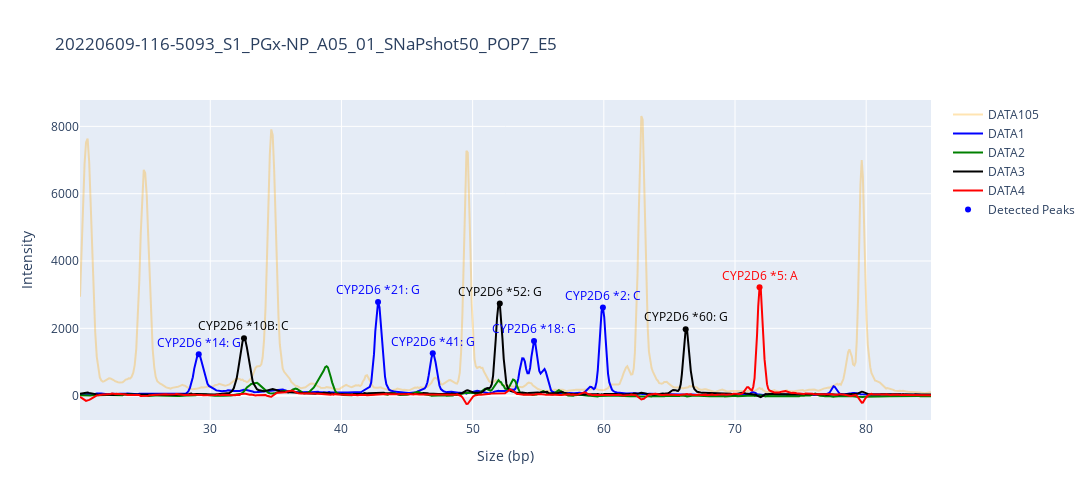
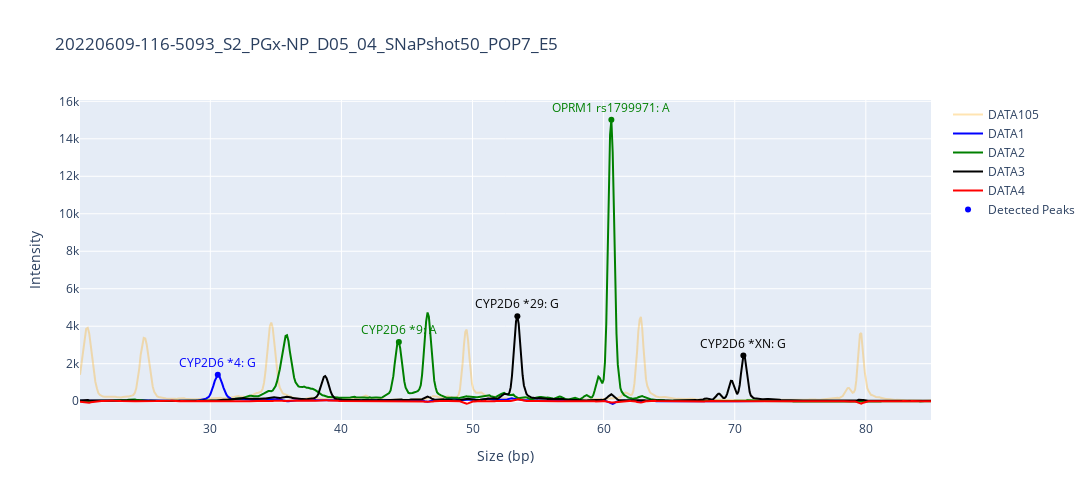
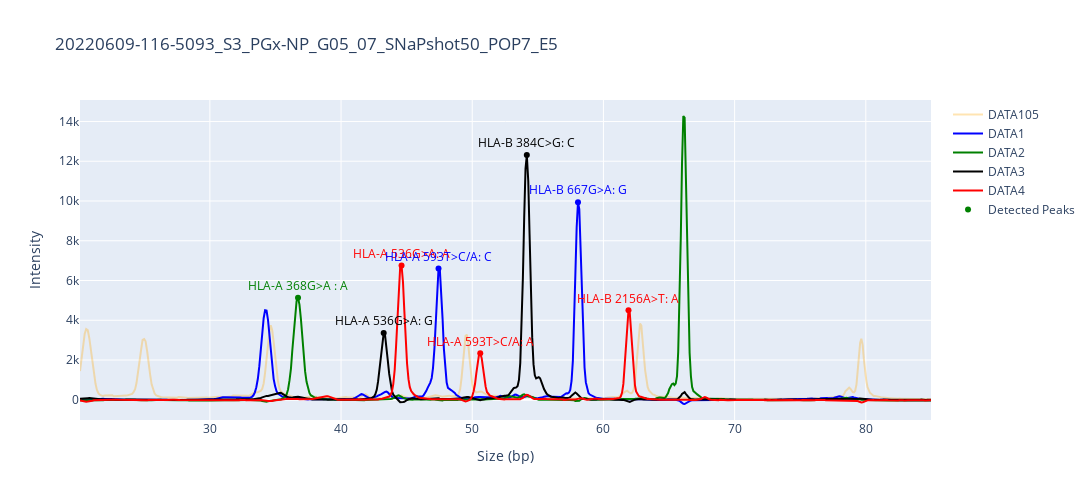
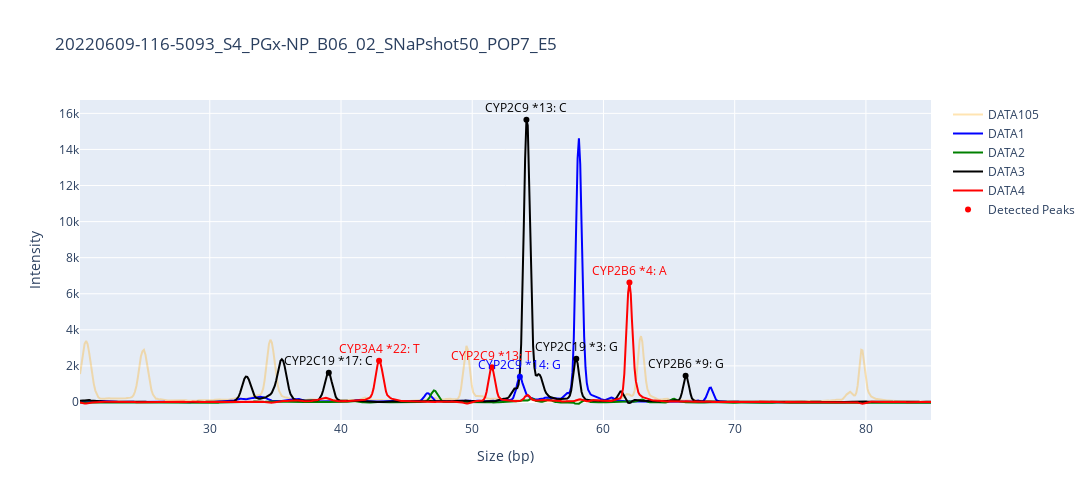

Notebook code cell kept with these figures, in order:
### Code cell
_=call_by_sample('20220609-116-5093')

### Figure 1 — Plotly figure (JSON) as saved in the notebook; plotly's stock layout.template omitted (floating-point values rounded to 4 significant figures; data arrays with more than 128 entries replaced by an {"elided": "..."} marker saying what was removed)
{"data": [{"line": {"color": "orange"}, "mode": "lines", "name": "DATA105", "opacity": 0.3, "textfont": {"color": ["blue", "black", "blue", "blue", "black", "blue", "blue", "black", "red"]}, "textposition": "top center", "type": "scatter", "x": {"elided": "639 float values"}, "y": {"elided": "639 int values"}}, {"line": {"color": "blue"}, "mode": "lines", "name": "DATA1", "opacity": 1, "textfont": {"color": ["blue", "black", "blue", "blue", "black", "blue", "blue", "black", "red"]}, "textposition": "top center", "type": "scatter", "x": {"elided": "639 float values"}, "y": {"elided": "639 int values"}}, {"line": {"color": "green"}, "mode": "lines", "name": "DATA2", "opacity": 1, "textfont": {"color": ["blue", "black", "blue", "blue", "black", "blue", "blue", "black", "red"]}, "textposition": "top center", "type": "scatter", "x": {"elided": "639 float values"}, "y": {"elided": "639 int values"}}, {"line": {"color": "black"}, "mode": "lines", "name": "DATA3", "opacity": 1, "textfont": {"color": ["blue", "black", "blue", "blue", "black", "blue", "blue", "black", "red"]}, "textposition": "top center", "type": "scatter", "x": {"elided": "639 float values"}, "y": {"elided": "639 int values"}}, {"line": {"color": "red"}, "mode": "lines", "name": "DATA4", "opacity": 1, "textfont": {"color": ["blue", "black", "blue", "blue", "black", "blue", "blue", "black", "red"]}, "textposition": "top center", "type": "scatter", "x": {"elided": "639 float values"}, "y": {"elided": "639 int values"}}, {"marker": {"color": ["blue", "black", "blue", "blue", "black", "blue", "blue", "black", "red"]}, "mode": "markers+text", "name": "Detected Peaks", "text": ["CYP2D6 *14: G", "CYP2D6 *10B: C", "CYP2D6 *21: G", "CYP2D6 *41: G", "CYP2D6 *52: G", "CYP2D6 *18: G", "CYP2D6 *2: C", "CYP2D6 *60: G", "CYP2D6 *5: A"], "textfont": {"color": ["blue", "black", "blue", "blue", "black", "blue", "blue", "black", "red"]}, "textposition": "top center", "type": "scatter", "x": [29.12, 32.57, 42.79, 46.96, 52.07, 54.68, 59.93, 66.24, 71.87], "y": [1227, 1707, 2783, 1258, 2734, 1625, 2622, 1976, 3217]}], "layout": {"autosize": false, "height": 500, "title": {"text": "20220609-116-5093_S1_PGx-NP_A05_01_SNaPshot50_POP7_E5"}, "width": 1500, "xaxis": {"title": {"text": "Size (bp)"}}, "yaxis": {"title": {"text": "Intensity"}}}}

### Figure 2 — Plotly figure (JSON) as saved in the notebook; plotly's stock layout.template omitted (floating-point values rounded to 4 significant figures; data arrays with more than 128 entries replaced by an {"elided": "..."} marker saying what was removed)
{"data": [{"line": {"color": "orange"}, "mode": "lines", "name": "DATA105", "opacity": 0.3, "textfont": {"color": ["blue", "green", "black", "black", "green"]}, "textposition": "top center", "type": "scatter", "x": {"elided": "637 float values"}, "y": {"elided": "637 int values"}}, {"line": {"color": "blue"}, "mode": "lines", "name": "DATA1", "opacity": 1, "textfont": {"color": ["blue", "green", "black", "black", "green"]}, "textposition": "top center", "type": "scatter", "x": {"elided": "637 float values"}, "y": {"elided": "637 int values"}}, {"line": {"color": "green"}, "mode": "lines", "name": "DATA2", "opacity": 1, "textfont": {"color": ["blue", "green", "black", "black", "green"]}, "textposition": "top center", "type": "scatter", "x": {"elided": "637 float values"}, "y": {"elided": "637 int values"}}, {"line": {"color": "black"}, "mode": "lines", "name": "DATA3", "opacity": 1, "textfont": {"color": ["blue", "green", "black", "black", "green"]}, "textposition": "top center", "type": "scatter", "x": {"elided": "637 float values"}, "y": {"elided": "637 int values"}}, {"line": {"color": "red"}, "mode": "lines", "name": "DATA4", "opacity": 1, "textfont": {"color": ["blue", "green", "black", "black", "green"]}, "textposition": "top center", "type": "scatter", "x": {"elided": "637 float values"}, "y": {"elided": "637 int values"}}, {"marker": {"color": ["blue", "green", "black", "black", "green"]}, "mode": "markers+text", "name": "Detected Peaks", "text": ["CYP2D6 *4: G", "CYP2D6 *9: A", "CYP2D6 *29: G", "CYP2D6 *XN: G", "OPRM1 rs1799971: A"], "textfont": {"color": ["blue", "green", "black", "black", "green"]}, "textposition": "top center", "type": "scatter", "x": [30.57, 44.38, 53.42, 70.66, 60.59], "y": [1407, 3153, 4533, 2433, 15017]}], "layout": {"autosize": false, "height": 500, "title": {"text": "20220609-116-5093_S2_PGx-NP_D05_04_SNaPshot50_POP7_E5"}, "width": 1500, "xaxis": {"title": {"text": "Size (bp)"}}, "yaxis": {"title": {"text": "Intensity"}}}}

### Figure 3 — Plotly figure (JSON) as saved in the notebook; plotly's stock layout.template omitted (floating-point values rounded to 4 significant figures; data arrays with more than 128 entries replaced by an {"elided": "..."} marker saying what was removed)
{"data": [{"line": {"color": "orange"}, "mode": "lines", "name": "DATA105", "opacity": 0.3, "textfont": {"color": ["green", "black", "red", "blue", "red", "black", "blue", "red"]}, "textposition": "top center", "type": "scatter", "x": {"elided": "636 float values"}, "y": {"elided": "636 int values"}}, {"line": {"color": "blue"}, "mode": "lines", "name": "DATA1", "opacity": 1, "textfont": {"color": ["green", "black", "red", "blue", "red", "black", "blue", "red"]}, "textposition": "top center", "type": "scatter", "x": {"elided": "636 float values"}, "y": {"elided": "636 int values"}}, {"line": {"color": "green"}, "mode": "lines", "name": "DATA2", "opacity": 1, "textfont": {"color": ["green", "black", "red", "blue", "red", "black", "blue", "red"]}, "textposition": "top center", "type": "scatter", "x": {"elided": "636 float values"}, "y": {"elided": "636 int values"}}, {"line": {"color": "black"}, "mode": "lines", "name": "DATA3", "opacity": 1, "textfont": {"color": ["green", "black", "red", "blue", "red", "black", "blue", "red"]}, "textposition": "top center", "type": "scatter", "x": {"elided": "636 float values"}, "y": {"elided": "636 int values"}}, {"line": {"color": "red"}, "mode": "lines", "name": "DATA4", "opacity": 1, "textfont": {"color": ["green", "black", "red", "blue", "red", "black", "blue", "red"]}, "textposition": "top center", "type": "scatter", "x": {"elided": "636 float values"}, "y": {"elided": "636 int values"}}, {"marker": {"color": ["green", "black", "red", "blue", "red", "black", "blue", "red"]}, "mode": "markers+text", "name": "Detected Peaks", "text": ["HLA-A 368G>A : A", "HLA-A 536G>A: G", "HLA-A 536G>A: A", "HLA-A 593T>C/A: C", "HLA-A 593T>C/A: A", "HLA-B 384C>G: C", "HLA-B 667G>A: G", "HLA-B 2156A>T: A"], "textfont": {"color": ["green", "black", "red", "blue", "red", "black", "blue", "red"]}, "textposition": "top center", "type": "scatter", "x": [36.72, 43.25, 44.61, 47.43, 50.61, 54.16, 58.06, 61.91], "y": [5130, 3357, 6759, 6605, 2339, 12308, 9942, 4500]}], "layout": {"autosize": false, "height": 500, "title": {"text": "20220609-116-5093_S3_PGx-NP_G05_07_SNaPshot50_POP7_E5"}, "width": 1500, "xaxis": {"title": {"text": "Size (bp)"}}, "yaxis": {"title": {"text": "Intensity"}}}}

### Figure 4 — Plotly figure (JSON) as saved in the notebook; plotly's stock layout.template omitted (floating-point values rounded to 4 significant figures; data arrays with more than 128 entries replaced by an {"elided": "..."} marker saying what was removed)
{"data": [{"line": {"color": "orange"}, "mode": "lines", "name": "DATA105", "opacity": 0.3, "textfont": {"color": ["red", "black", "black", "black", "red", "black", "blue", "red"]}, "textposition": "top center", "type": "scatter", "x": {"elided": "636 float values"}, "y": {"elided": "636 int values"}}, {"line": {"color": "blue"}, "mode": "lines", "name": "DATA1", "opacity": 1, "textfont": {"color": ["red", "black", "black", "black", "red", "black", "blue", "red"]}, "textposition": "top center", "type": "scatter", "x": {"elided": "636 float values"}, "y": {"elided": "636 int values"}}, {"line": {"color": "green"}, "mode": "lines", "name": "DATA2", "opacity": 1, "textfont": {"color": ["red", "black", "black", "black", "red", "black", "blue", "red"]}, "textposition": "top center", "type": "scatter", "x": {"elided": "636 float values"}, "y": {"elided": "636 int values"}}, {"line": {"color": "black"}, "mode": "lines", "name": "DATA3", "opacity": 1, "textfont": {"color": ["red", "black", "black", "black", "red", "black", "blue", "red"]}, "textposition": "top center", "type": "scatter", "x": {"elided": "636 float values"}, "y": {"elided": "636 int values"}}, {"line": {"color": "red"}, "mode": "lines", "name": "DATA4", "opacity": 1, "textfont": {"color": ["red", "black", "black", "black", "red", "black", "blue", "red"]}, "textposition": "top center", "type": "scatter", "x": {"elided": "636 float values"}, "y": {"elided": "636 int values"}}, {"marker": {"color": ["red", "black", "black", "black", "red", "black", "blue", "red"]}, "mode": "markers+text", "name": "Detected Peaks", "text": ["CYP2B6 *4: A", "CYP2B6 *9: G", "CYP2C19 *17: C", "CYP2C19 *3: G", "CYP2C9 *13: T", "CYP2C9 *13: C", "CYP2C9 *14: G", "CYP3A4 *22: T"], "textfont": {"color": ["red", "black", "black", "black", "red", "black", "blue", "red"]}, "textposition": "top center", "type": "scatter", "x": [61.98, 66.26, 39.07, 57.93, 51.5, 54.13, 53.63, 42.9], "y": [6617, 1451, 1626, 2394, 1922, 15646, 1395, 2291]}], "layout": {"autosize": false, "height": 500, "title": {"text": "20220609-116-5093_S4_PGx-NP_B06_02_SNaPshot50_POP7_E5"}, "width": 1500, "xaxis": {"title": {"text": "Size (bp)"}}, "yaxis": {"title": {"text": "Intensity"}}}}
